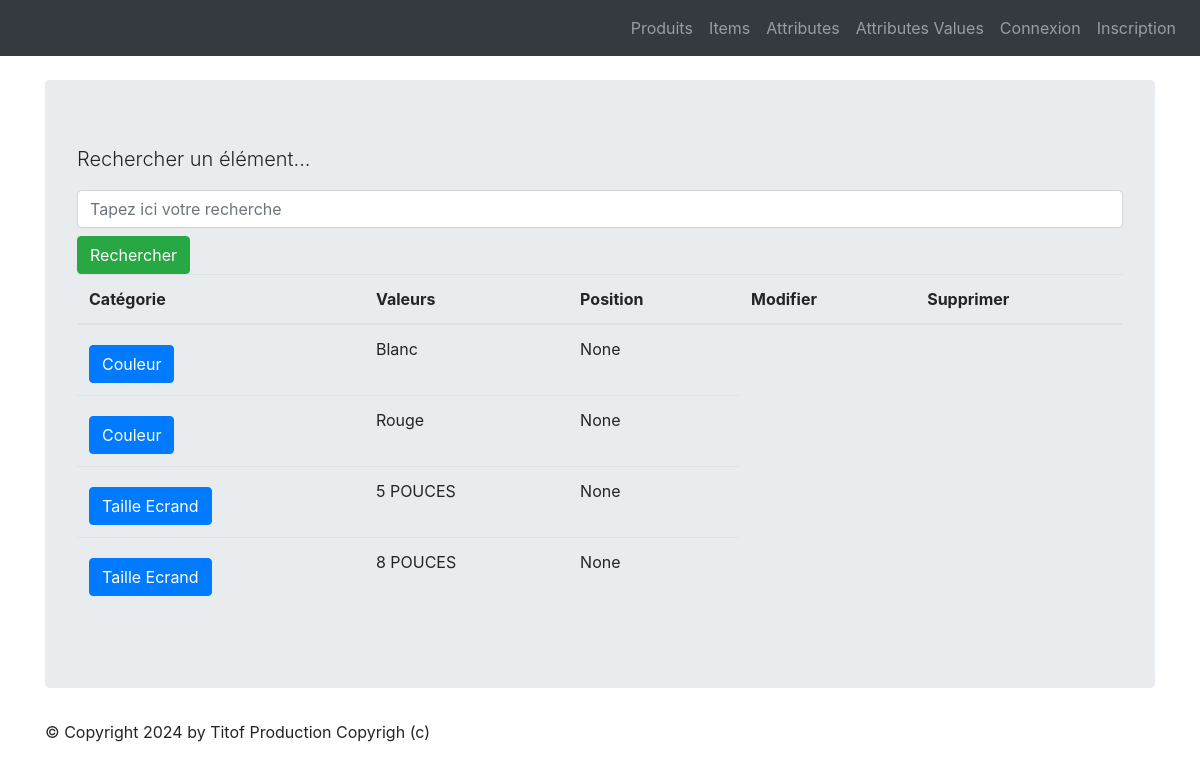
Page /monapp/attributValue/list on the committed database.
### monapp/models.py (models this page shows, shortened)
class ProductAttributeValue(models.Model):
    class Meta:
        verbose_name = "Valeur attribut"
        ordering = ['position']
    value              = models.CharField(max_length=100)
    product_attribute  = models.ForeignKey('ProductAttribute', verbose_name="Unité", on_delete=models.CASCADE)
    position           = models.PositiveSmallIntegerField("Position", null=True, blank=True)

class ProductAttribute(models.Model):
    class Meta:
        verbose_name = "Attribut"
    name =  models.CharField(max_length=100)
    def __str__(self):
        return self.name

### monapp/views.py (the view)
# urls.py: path("attributValue/list",views.ProductAttributeValueListView.as_view(), name="attributeValue-list"),
class ProductAttributeValueListView(ListView):
    model = ProductAttributeValue
    template_name = "monapp/list_attributesValue.html"
    context_object_name = "productAttributeValue"
    def get_queryset(self):
        query = self.request.GET.get('search')
        if query:
            return ProductAttributeValue.objects.filter(product_attribute__name__icontains=query)
        return ProductAttributeValue.objects.all()
    def get_context_data(self, **kwargs):
        context = super(ProductAttributeValueListView, self).get_context_data(**kwargs)
        context['titremenu'] = "Liste des valeurs d'attributs"
        return context

### monapp/templates/monapp/list_attributesValue.html (shortened to what this page needs)
{% extends 'monapp/base.html' %}
{% block contenu %}
<p class="lead mb-3 ml-0">Rechercher un élément...</p>
<form method="GET" action="">
    <input class="form-control" type="text" name="search" placeholder="Tapez ici votre recherche"
    value="{{ request.GET.search }}">
    <button type="submit" class="btn btn-success mt-2">Rechercher</button>
</form>
<table class="table">
<thead>
<th>Catégorie</th>
<th>Valeurs</th>
<th>Position</th>
<th>Modifier</th>
<th>Supprimer</th>
</thead>
<tbody>
{% for attribute in productAttributeValue %}
<tr>
<td><a href="{% url 'attributeValue-detail' attribute.id %}" class="btn btn-primary mt-2">{{ attribute.product_attribute}}</a></td>
<td>{{ attribute.value }}</td>
<td>{{ attribute.position }}</td>
</tr>
{% endfor %}
</tbody>
</table>
{% endblock %}

### rows in the picture
ProductAttributeValue: product_attribute "Couleur", value "Blanc", position "None"
ProductAttributeValue: product_attribute "Couleur", value "Rouge", position "None"
ProductAttributeValue: product_attribute "Taille Ecrand", value "5 POUCES", position "None"
ProductAttributeValue: product_attribute "Taille Ecrand", value "8 POUCES", position "None"
